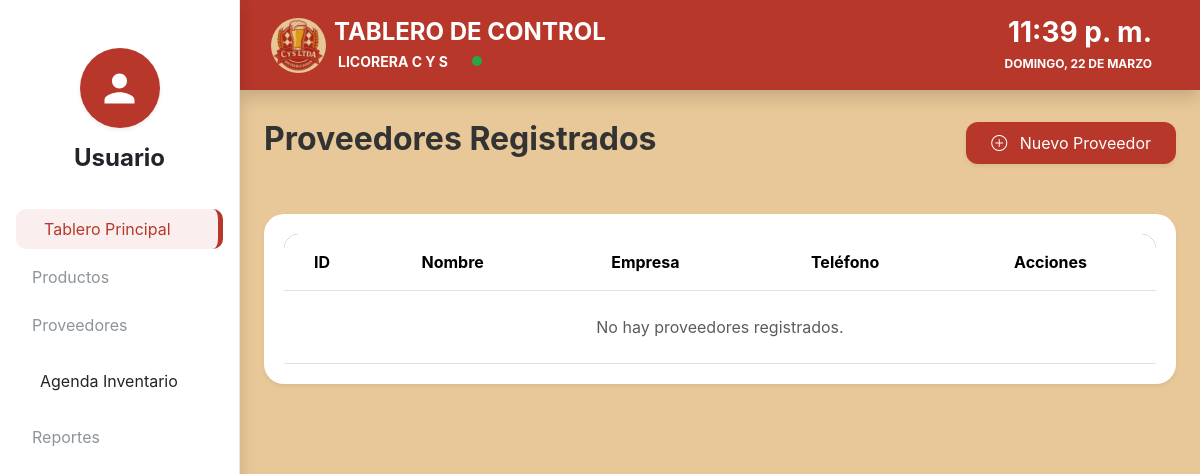
Page /proveedores/ on the earlier database version.
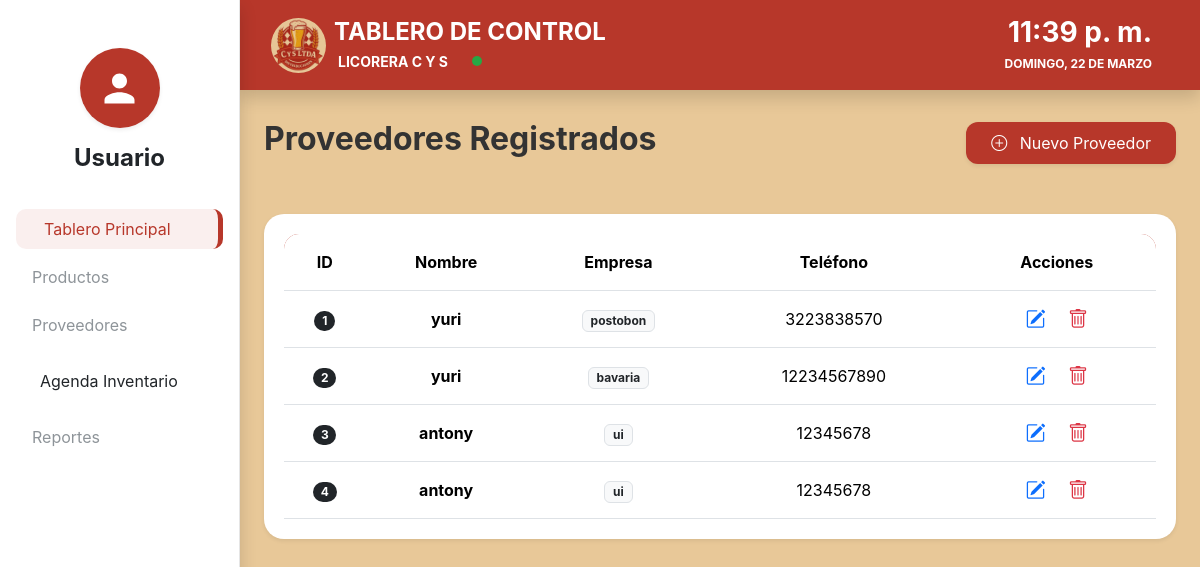
Same page on the later database version.
### proveedores/models.py (models this page shows, shortened)
class Proveedor(models.Model):
    nombre = models.CharField(max_length=100)
    telefono = models.CharField(max_length=20)
    empresa = models.CharField(max_length=100)
    correo = models.EmailField()

### proveedores/views.py (the view)
# urls.py: path('', views.inicio_proveedores, name='proveedores'),
def inicio_proveedores(request):
    if request.method == 'POST':
        form = ProveedorForm(request.POST)
        if form.is_valid():
            form.save() # Aquí se guarda el proveedor
            return redirect('proveedores') # Esto refresca la página
    else:
        form = ProveedorForm()
    proveedores = Proveedor.objects.all()
    context={
        'form': form,
        'proveedores': proveedores
    }
    return render(request,'proveedor.html', context)

### proveedores/templates/proveedor.html (shortened to what this page needs)
{% extends "base.html" %}
{% load static %}
{% load crispy_forms_tags %}
{% block content %}
<section class="container-fluid px-4">
    <div class="d-flex justify-content-between align-items-center mb-5 pt-5">
        <h2 class="fw-bold" style="color: #333;">Proveedores Registrados</h2>
        <button type="button" class="btn text-white px-4 py-2 shadow-sm"
                style="background-color: var(--sasa-rojo); border-radius: 12px;"
                data-bs-toggle="modal" data-bs-target="#modalProveedor">
            <i class="bi bi-plus-circle me-2"></i> Nuevo Proveedor
        </button>
    </div>
    <div class="card-sasa border-0 shadow-sm" style="background: white; border-radius: 20px; padding: 20px;">
        <div class="table-responsive">
            <table class="table table-hover align-middle text-center mb-0">
                <thead style="background-color: var(--sasa-rojo); color: white;">
                    <tr>
                        <th class="py-3" style="border-radius: 15px 0 0 0;">ID</th>
                        <th class="py-3">Nombre</th>
                        <th class="py-3">Empresa</th>
                        <th class="py-3">Teléfono</th>
                        <th class="py-3" style="border-radius: 0 15px 0 0;">Acciones</th>
                    </tr>
                </thead>
                <tbody>
                    {% for proveedor in proveedores %}
                    <tr>
                        <td><span class="badge bg-dark rounded-pill">{{ proveedor.id }}</span></td>
                        <td class="fw-bold">{{ proveedor.nombre }}</td>
                        <td><span class="badge bg-light text-dark border">{{ proveedor.empresa }}</span></td>
                        <td>{{ proveedor.telefono }}</td>
                        <td>
                             <button class="btn btn-sm text-primary fs-5"><i class="bi bi-pencil-square"></i></button>
                             <button class="btn btn-sm text-danger fs-5"><i class="bi bi-trash"></i></button>
                        </td>
                    </tr>
                    {% empty %}
                    <tr>
                        <td colspan="5" class="text-muted py-4">No hay proveedores registrados.</td>
                    </tr>
                    {% endfor %}
                </tbody>
            </table>
        </div>
    </div>
</section>
{% endblock content %}

### templates/base.html (shortened to what this page needs)
{% load static %}
<!DOCTYPE html>
<html lang="es">
<head>
    <link href="https://cdn.jsdelivr.net/npm/bootstrap@5.3.8/dist/css/bootstrap.min.css" rel="stylesheet">
   <link href="https://cdn.jsdelivr.net/npm/bootstrap@5.3.3/dist/css/bootstrap.min.css" rel="stylesheet">
  <link rel="stylesheet" href="https://cdn.jsdelivr.net/npm/bootstrap-icons@1.11.3/font/bootstrap-icons.min.css">
    <link rel="stylesheet" href="{% static 'css/style.css' %}">
</head>
<body class="overflow-x-hidden" style="font-family:'Inter',sans-serif;">
    {% include 'partials/header.html' %}
    {% include 'partials/aside.html' %}
    <main class="pt-5 mt-4" style="margin-left:240px;">
        {% block content %}{% endblock %}
    </main>
</body>
</html>

### templates/partials/header.html (shortened to what this page needs)
{% load static %}
<header class="bg-sasa-main fixed-top d-flex align-items-center justify-content-between px-5 shadow" style="height:90px; margin-left:240px; width:calc(100% - 240px);">
  <div class="d-flex align-items-center gap-2" style="margin-left:-17px;">
    <img src="{% static 'img/logo.jpeg' %}" alt="Logo" style="height:55px; width:auto; border-radius:55px;">
    <div>
      <h1 class="h4 m-0 fw-bold text-uppercase text-white">
        {% block header_title %}TABLERO DE CONTROL{% endblock %}
      </h1>
      <div class="d-flex align-items-center gap-4 mt-1">
        <small class="fw-bold text-white text-uppercase mb-0 ms-1">
          LICORERA C Y S
        </small>
        <span class="estado-sistema"></span>
      </div>
    </div>
  </div>
  <div class="d-flex align-items-center gap-4">
    <div class="text-end text-white" translate="no">
      <div id="reloj" class="h3 m-0 fw-bold"></div>
      <small id="fecha" class="text-uppercase fw-bold" style="font-size:0.75rem;"></small>
    </div>
  </div>
</header>

### templates/partials/aside.html
<aside class="bg-sasa-panel position-fixed top-0 start-0 vh-100 border-end d-flex flex-column align-items-center pt-5 shadow d-none d-lg-flex" style="width:240px; z-index:1050;">
    <div class="rounded-circle bg-sasa-main d-flex align-items-center justify-content-center shadow-sm mb-3" style="width:80px;height:80px;">
        <svg fill="white" width="45" height="45" viewBox="0 0 24 24">
            <path d="M12 12c2.21 0 4-1.79 4-4s-1.79-4-4-4-4 1.79-4 4 1.79 4 4 4zm0 2c-2.67 0-8 1.34-8 4v2h16v-2c0-2.66-5.33-4-8-4z"/>
        </svg>
    </div>
    <h2 class="h4 fw-bold mb-4">Usuario</h2>
    <nav class="w-100">
        <ul class="nav flex-column nav-pills p-2">
            <li class="nav-item"><a class="nav-link active" data-bs-toggle="pill" href="#tablero">Tablero Principal</a></li>
            <li class="nav-item"><a class="nav-link" data-bs-toggle="pill" href="#productos">Productos</a></li>
            <a class="nav-link" href="{% url 'proveedores' %}">Proveedores</a>
            <a class="nav-link text-dark py-3 px-4" href="{% url 'producto:agenda_lista' %}">
            Agenda Inventario  </a>
            <li class="nav-item"><a class="nav-link" data-bs-toggle="pill" href="#reportes">Reportes</a></li>
        </ul>
    </nav>
</aside>

### static/css/style.css (style rules this page uses)
:root { --sasa-rojo: #B7372A; --sasa-rojo-oscuro: #8E2B22; --sasa-dorado: #DE9C12; --sasa-crema-fondo: #E8C898; --sasa-card-bg: #FCF8F2; --sasa-card-border: #F0E2D0; --sasa-gris-nav: #6c757d; }
body { background-color: var(--sasa-crema-fondo); }
.bg-sasa-main { background-color: var(--sasa-rojo) !important; color: white; }
.bg-sasa-panel { background-color: white !important; }
header.bg-sasa-main { border-radius: 0 !important; border: none !important; }
aside.bg-sasa-panel { border-right: 1px solid rgba(0,0,0,0.1) !important; }
.nav-pills .nav-link { color: #8E9499; margin: 4px 8px; border-radius: 10px; border-right: 5px solid transparent; transition: all 0.25s ease; }
.nav-pills .nav-link.active { background-color: rgba(183,55,42,0.08); color: var(--sasa-rojo); border-right: 5px solid var(--sasa-rojo); padding-left: 28px; }
.nav-pills .nav-link { transition: all 0.25s ease; }
.estado-sistema { display:inline-block; width:10px; height:10px; background:#28a745; border-radius:50%; animation:estadoSistema 1.5s infinite; }

Differences in the rows shown:
added Proveedor: id "1", nombre "yuri", empresa "postobon", telefono "3223838570"
added Proveedor: id "2", nombre "yuri", empresa "bavaria", telefono "12234567890"
added Proveedor: id "3", nombre "antony", empresa "ui", telefono "12345678"
added Proveedor: id "4", nombre "antony", empresa "ui", telefono "12345678"
Other differences:
text no longer shown: "No hay proveedores registrados."
